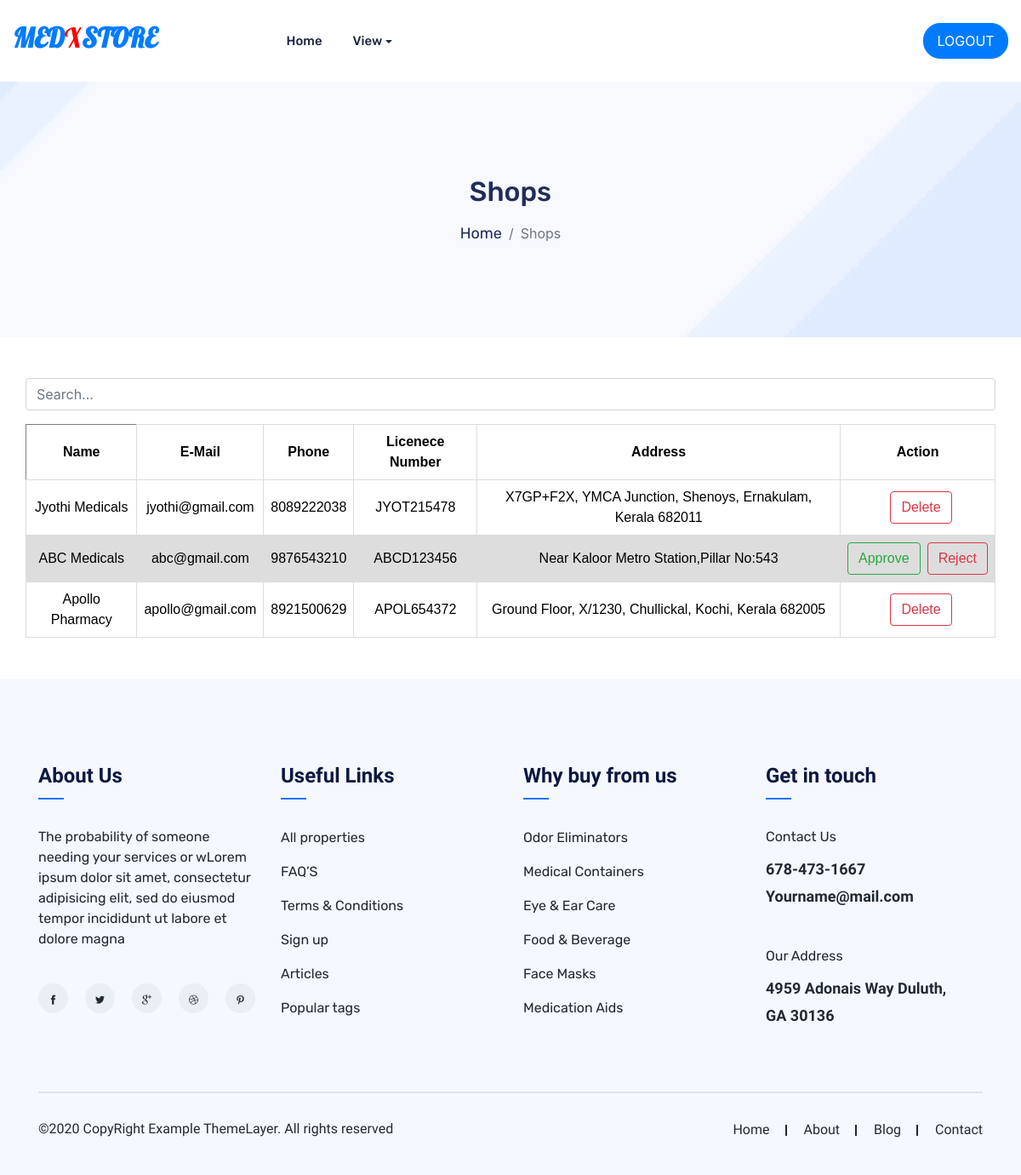
The page /ADMIN/adminViewShops.php on the database its author committed.
### tables this page shows
CREATE TABLE `shop` (
  `shop_id` int(11) NOT NULL AUTO_INCREMENT,
  `name` varchar(100) NOT NULL,
  `email` varchar(100) NOT NULL,
  `phone` varchar(100) NOT NULL,
  `licence` varchar(100) NOT NULL,
  `address` varchar(300) NOT NULL,
  `image` varchar(100) NOT NULL,
  PRIMARY KEY (`shop_id`)
);

### ADMIN/adminViewShops.php (the view, shortened to what this page needs)
<?php
include 'adminHeader.php';
include '../DBConnection/dbconnection.php';
?>
<div class="slider">
    <div class="container">
        <div class="row">
            <div class="col-md-12">
                <div class="slider-title ">
                    <h2 class="title">Shops</h2>
                </div>
                <nav aria-label="breadcrumb">
                    <ol class="breadcrumb slider-breadcrumb">
                        <li class="breadcrumb-item"><a href="#">Home</a></li>
                        <li class="breadcrumb-item active" aria-current="page">Shops</li>
                    </ol>
                </nav>
            </div>
        </div>
    </div>
</div>
<?php
$a = "SELECT shop.*,`login`.* FROM `shop`,`login` WHERE `shop`.`shop_id`=`login`.`reg_id` AND `login`.`usertype`='Shop'";
$qry = mysqli_query($conn, $a);
if (mysqli_num_rows($qry) < 1) {
    ?>
    <center>
        <h1>No Shops Registered</h1>
    </center>
    <?php
} else {
    ?>
    <center>
        <input type="text" class="form-control mb-3" id="searchInput" style="width: 95%;" placeholder="Search...">
        <table id="table" border="1" style="width: 95%;" class="mb-5">
            <thead>
                <tr style="text-align: center;">
                    <th style="border: 1px;color: black;">Name</th>
                    <th>E-Mail</th>
                    <th>Phone</th>
                    <th>Licenece Number</th>
                    <th>Address</th>
                    <th style="text-align: center;">Action</th>
                </tr>
            </thead>
            <tbody id="tableBody">
                <?php
                while ($row = mysqli_fetch_array($qry)) {
                    ?>
                    <tr id="row{{ forloop.counter }}" style="text-align: center;">
                        <td>
                            <?php echo $row['name'] ?>
                        </td>
                        <td>
                            <?php echo $row['email'] ?>
                        </td>
                        <td>
                            <?php echo $row['phone'] ?>
                        </td>
                        <td>
                            <?php echo $row['licence'] ?>
                        </td>
                        <td>
                            <?php echo $row['address'] ?>
                        </td>
                        <?php if ($row['status'] == "Pending") {
                            ?>
                            <td>
                                <div style="display: flex;justify-content: center;align-items: center;">
                                    <a href="manageShop.php?id=<?php echo $row['email'] ?>&status=Approved"
                                        class="btn btn-outline-success">Approve</a>
                                    <a href="manageShop.php?id=<?php echo $row['email'] ?>&status=Rejected"
                                        class="btn btn-outline-danger ml-2">Reject</a>
                                </div>
                            </td>
                        <?php } else { ?>
                            <td>
                                <div style="display: flex;justify-content: center;align-items: center;">
                                    <a href="manageShop.php?id=<?php echo $row['email'] ?>&status=Delete"
                                        class="btn btn-outline-danger ml-2">Delete</a>
                                </div>
                            </td>
                        <?php }
                        ?>
                    </tr>
                    <?php
                }
                ?>
            </tbody>
        </table>
    </center>
    <?php
}
?>
<?php
include '../COMMON/commonFooter.php';
?>

### assets/css/style.css (style rules this page uses)
.slider { background: url("../images/slider.bg1.jpg"); padding: 110px 0; background-size: cover; background-repeat: no-repeat; background-position: center; }
.slider-title { font-size: 37px; line-height: 69px; color: #212c59; font-weight: 700; font-family: "Rubik", sans-serif; text-align: center; text-transform: capitalize; margin-bottom: 17px; }
.slider-breadcrumb { background-color: transparent; -webkit-box-pack: center; -ms-flex-pack: center; justify-content: center; -webkit-box-align: center; -ms-flex-align: center; align-items: center; margin: 0; padding: 0; }
.slider-breadcrumb a { font-size: 18px; line-height: 0; color: #212c59; font-weight: 400; font-family: "Rubik", sans-serif; }

### ADMIN/adminViewShops.php (style rules this page uses)
table { font-family: arial, sans-serif; border-collapse: collapse; width: 95%; margin: 10px; }
td, th { border: 1px solid #dddddd; text-align: center; padding: 8px; color: black; }
tr:nth-child(even) { background-color: #dddddd; }

### rows shown on the page
shop: name "Jyothi Medicals", login.email "jyothi@gmail.com", phone "8089222038", licence "JYOT215478", address "X7GP+F2X, YMCA Junction, Shenoys, Ernakulam, Kerala 682011"
shop: name "ABC Medicals", login.email "abc@gmail.com", phone "9876543210", licence "ABCD123456", address "Near Kaloor Metro Station,Pillar No:543"
shop: name "Apollo Pharmacy", login.email "apollo@gmail.com", phone "8921500629", licence "APOL654372", address "Ground Floor, X/1230, Chullickal, Kochi, Kerala 682005"
